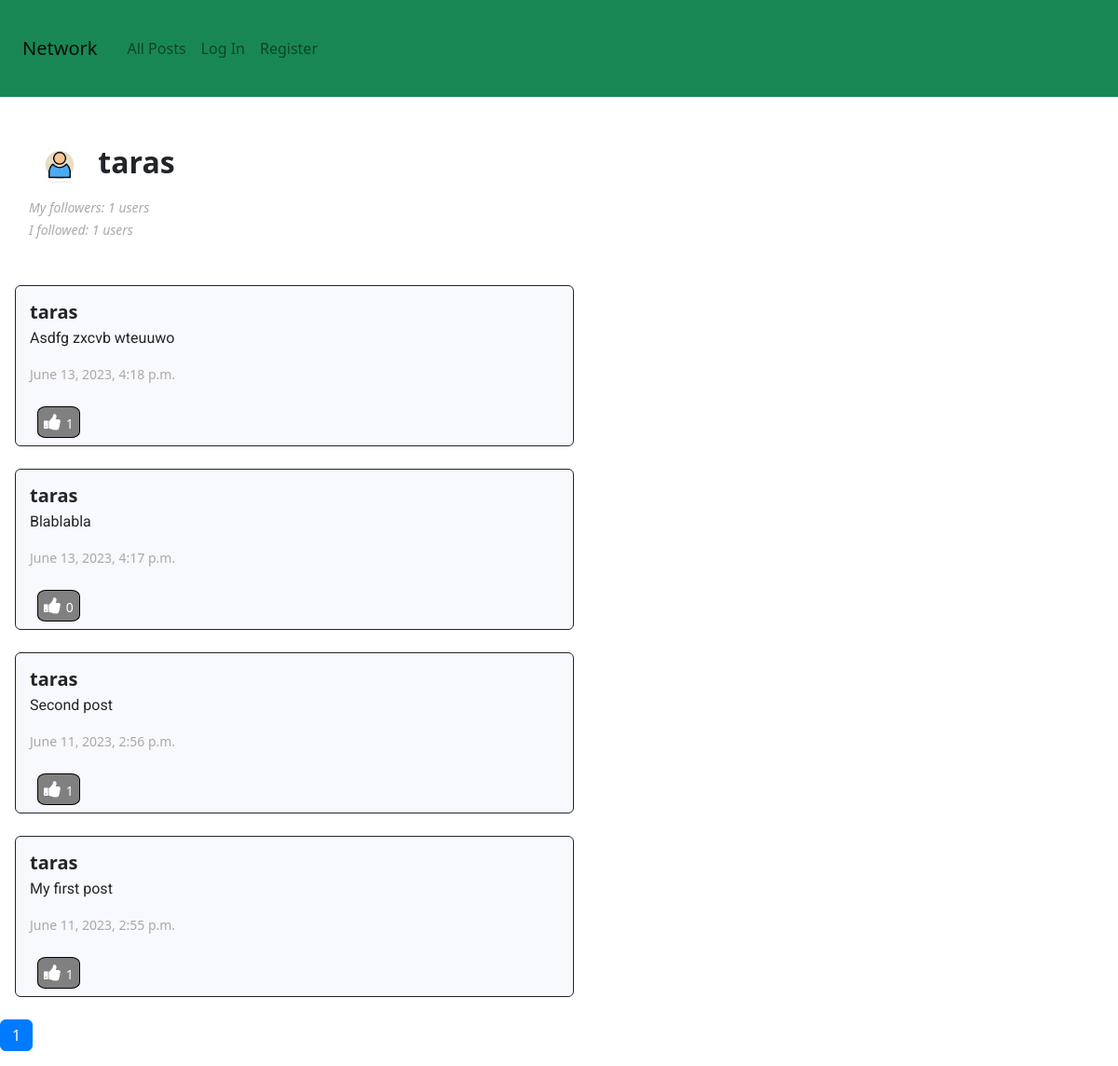
Screenshot of /profile/1/taras with the database file from the repository.
### network/models.py (models this page shows, shortened)
class User(AbstractUser):
    def __str__(self):
        if not self.first_name or not self.last_name:
            return f"{self.username}"
        return f"{self.first_name} {self.last_name}"

class Subscription(models.Model):
    follower = models.ForeignKey(User, on_delete=models.CASCADE,
                                 related_name="subscriptions")
    subscribers = models.ManyToManyField(User, related_name="followers")

class Post(models.Model):
    text = models.TextField(
        max_length=264, verbose_name="")
    author = models.ForeignKey(
        User, on_delete=models.CASCADE ,
        related_name="myposts")
    date = models.DateTimeField(auto_now_add= True)

### network/views.py (the view, shortened to what this page needs)
# urls.py: path("profile/<int:user_id>/<str:user_name>", views.load_profile, name="profile"),
def load_profile(request, user_id, user_name):
    user_object = User.objects.get(pk=user_id)
    my_subscriptions_list = Subscription.objects.filter(
        follower=request.user.id)
    p = Paginator(user_object.myposts.all().order_by("-date"), 3, 2)
    page = request.GET.get("page")
    page_view = p.get_page(page)
    return render(request, "network/profile.html",
                  {"user_object": user_object,
                   "my_subscriptions_list": my_subscriptions_list,
                   "page_view": page_view})

### network/templates/network/profile.html (shortened to what this page needs)
{% extends "network/layout.html" %}
{% load static %}
{% block body %}
    <div class="flex-column">
        <div class="profile flex col-6 m-4 ms-3">
            <div>
                <h2 class=" pt-3 pb-0 m-0 post-author">
                    <img src="{% static 'network/images/colorfull_avatar.jpg' %}" alt="Avatar" class="avatar">
                    <b>{{ user_object.username }}</b>
                </h2>
                <div>
                    <i class="post-date">My followers: <span id="followers">{{ user_object.followers.count }}</span> users</i><br>
                    {% if user_object.subscriptions.first.subscribers.count is None %}
                        <i class="post-date">I followed: 0 users</i>
                    {% else %}
                        <i class="post-date">I followed: {{ user_object.subscriptions.first.subscribers.count }} users</i>
                    {% endif %}
                </div>
                <br>
            </div>
        </div>
        {% for post in page_view.object_list %}
            <div class="col-6 m-4 ms-3 rounded post">
                <h5 class=" pt-3 pb-0 m-0 post-author">
                    <b>{{ post.author }}</b>
                </h5>
                <p class=" pt-1 post-text">{{ post.text }}</p>
                <p class="post-date">{{ post.date }}</p>
                <button class="m-2 post-like" id="{{ post.id }}">
                    <i class="fa fa-thumbs-up" style="color: white;"></i>
                    <span class="score"> {{ post.plikes.count }} </span>
                </button>
                <br>
            </div>
        {% endfor %}
    </div>
    <nav aria-label="Page navigation example">
        <ul class="pagination">
            {% for n in page_view.paginator.page_range %}
                {% if page_view.number == n %}
                    <li class="page-item active"><a class="page-link" href="?page={{ n }}">{{ n }}</a></li>
                {% else %}
                    <li class="page-item"><a class="page-link" href="?page={{ n }}">{{ n }}</a></li>
                {% endif %}
            {% endfor %}
        </ul>
    </nav>
{% endblock %}

### network/static/network/styles.css (style rules this page uses)
.post { background: 50% ghostwhite; border: solid 1px; }
.post-text { font-family: "Roboto", sans-serif; }
.post-date { font-size: 14px; color: darkgray; }
.post-like { border-radius: 20%; border: 1px solid black; background-color: grey; font-size: 20px; cursor: pointer; }
.fa { font-size: 20px; cursor: pointer; user-select: none; }
.avatar { vertical-align: middle; width: 50px; height: 50px; border-radius: 50%; margin: 8px; }
.score { font-size: 14px; color: white; }

### rows the page displays
User: username "taras", followers.count "1", subscriptions.first.subscribers.count "1"
Post: author "taras", text "Asdfg zxcvb wteuuwo", date "June 13, 2023, 4:18 p.m.", plikes.count "1"
Post: author "taras", text "Blablabla", date "June 13, 2023, 4:17 p.m.", plikes.count "0"
Post: author "taras", text "Second post", date "June 11, 2023, 2:56 p.m.", plikes.count "1"
Post: author "taras", text "My first post", date "June 11, 2023, 2:55 p.m.", plikes.count "1"

### other values shown
{{ n }} "1"
